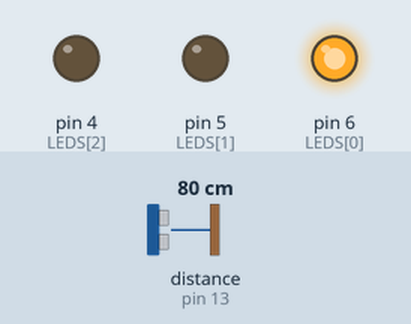
Bench run of a sketch on a simulated Arduino Uno, built with avr-gcc and run on an emulated ATmega328P. On the bench: output pins drawn as LEDs (lit = HIGH). Inputs (shaded band) come from the test bench; at power-on: distance to the obstacle (sensor on pin 13) 80 cm. The echo pulse lasts 58.3 µs per cm; what the sketch prints to the serial monitor is not drawn.

Above: at 3.0 s.
At 10.0 s:
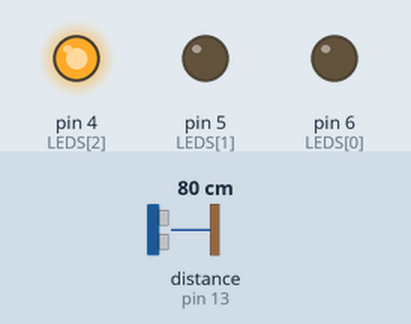
At 13.0 s:
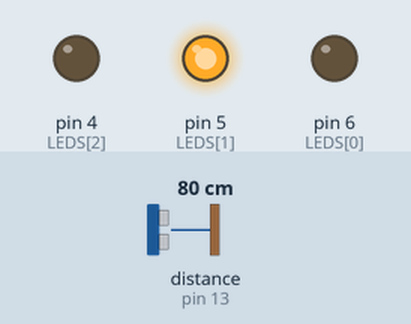
Timing chart, 0 to 18.2 s (numbered marks = the images above):
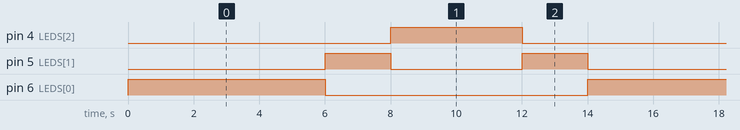

Measured:
- by itself, pin 4 (LEDS[2]): alternates HIGH for 4.0 s and LOW for 10.0 s
- by itself, pin 5 (LEDS[1]): repeats every 14.0 s: LOW 4.0 s, HIGH 2.0 s, LOW 6.0 s, HIGH 2.0 s
- by itself, pin 6 (LEDS[0]): alternates HIGH for 6.0 s and LOW for 8.0 s

The sketch:

off_traffic_lights.ino
```cpp
#include "Ultrasonic.h"

const int LEDS[3] = {6, 5, 4};  // LEDs: 0 -> Vermelho, 1 -> Amarelo, 2 -> Verde
Ultrasonic sensor(12, 13);         // Configura os pinos do sensor ultrassônico (Trigger, Echo)
unsigned long lastChange = 0;
unsigned long interval = 0;
int ledState = 0;

void setup() {
  for (int i = 0; i < 3; i++) {
    pinMode(LEDS[i], OUTPUT);
  }
  Serial.begin(9600);
}

void loop() {
  unsigned long currentMillis = millis();
  int distance = sensor.read();

  // Imprime a distância medida pelo sensor ultrassônico
  Serial.println(distance);

  // Verifica a distância para acionar o LED verde se estiver abaixo de 3 cm por mais de 2 segundos
  if (distance < 10 && ledState == 3) {
    interval = 250;
  }
  // Sequência de mudança de LEDs usando millis()
  if (currentMillis - lastChange >= interval) {
    lastChange = currentMillis;

    switch (ledState) {
      case 0:
        Serial.println("VERMELHO LIGADO");
        digitalWrite(LEDS[0], HIGH);  // LED vermelho ligado
        digitalWrite(LEDS[1], LOW);
        digitalWrite(LEDS[2], LOW);
        interval = 6000;              // Intervalo de 6 segundos
        ledState = 1;
        break;

      case 1:
        digitalWrite(LEDS[0], LOW);
        digitalWrite(LEDS[1], HIGH);  // LED amarelo ligado
        digitalWrite(LEDS[2], LOW);
        interval = 2000;              // Intervalo de 2 segundos
        ledState = 2;
        break;

      case 2:
        digitalWrite(LEDS[0], LOW);
        digitalWrite(LEDS[1], LOW);
        digitalWrite(LEDS[2], HIGH);  // LED verde ligado
        interval = 4000;              // Intervalo de 2 segundos
        ledState = 3;
        break;

      case 3:
        digitalWrite(LEDS[0], LOW);
        digitalWrite(LEDS[1], HIGH);  // LED amarelo ligado novamente
        digitalWrite(LEDS[2], LOW);
        interval = 2000;              // Intervalo de 2 segundos
        ledState = 0;
        break;
    }
  }
}
```
